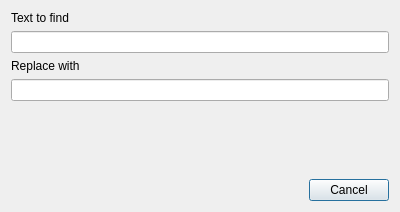
<?xml version="1.0" encoding="UTF-8"?>
<ui version="4.0">
 <class>ReplaceDialog</class>
 <widget class="QDialog" name="ReplaceDialog">
  <property name="geometry">
   <rect>
    <x>0</x>
    <y>0</y>
    <width>400</width>
    <height>212</height>
   </rect>
  </property>
  <property name="windowTitle">
   <string>Replace Window</string>
  </property>
  <layout class="QVBoxLayout" name="verticalLayout">
   <item>
    <widget class="QLabel" name="label">
     <property name="text">
      <string>Text to find</string>
     </property>
    </widget>
   </item>
   <item>
    <widget class="QLineEdit" name="lineEdit_Find"/>
   </item>
   <item>
    <widget class="QLabel" name="label_2">
     <property name="text">
      <string>Replace with</string>
     </property>
    </widget>
   </item>
   <item>
    <widget class="QLineEdit" name="lineEdit_Replace"/>
   </item>
   <item>
    <spacer name="verticalSpacer">
     <property name="orientation">
      <enum>Qt::Orientation::Vertical</enum>
     </property>
     <property name="sizeHint" stdset="0">
      <size>
       <width>20</width>
       <height>40</height>
      </size>
     </property>
    </spacer>
   </item>
   <item>
    <widget class="QDialogButtonBox" name="buttonBox">
     <property name="orientation">
      <enum>Qt::Orientation::Horizontal</enum>
     </property>
     <property name="standardButtons">
      <set>QDialogButtonBox::StandardButton::Cancel</set>
     </property>
    </widget>
   </item>
  </layout>
 </widget>
 <resources/>
 <connections>
  <connection>
   <sender>buttonBox</sender>
   <signal>accepted()</signal>
   <receiver>ReplaceDialog</receiver>
   <slot>accept()</slot>
   <hints>
    <hint type="sourcelabel">
     <x>248</x>
     <y>254</y>
    </hint>
    <hint type="destinationlabel">
     <x>157</x>
     <y>274</y>
    </hint>
   </hints>
  </connection>
  <connection>
   <sender>buttonBox</sender>
   <signal>rejected()</signal>
   <receiver>ReplaceDialog</receiver>
   <slot>reject()</slot>
   <hints>
    <hint type="sourcelabel">
     <x>316</x>
     <y>260</y>
    </hint>
    <hint type="destinationlabel">
     <x>286</x>
     <y>274</y>
    </hint>
   </hints>
  </connection>
 </connections>
</ui>
